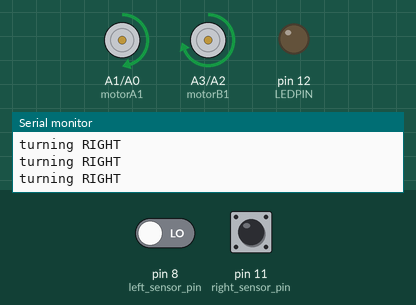
Simulated run of this sketch. Board: Arduino Uno, built with avr-gcc and run on an emulated ATmega328P. Parts: motor-driver pin pairs drawn as motors (green arrow = first pin HIGH = forward, orange = second pin HIGH = backward, longer = more drive, scaled by the enable pin), output pins drawn as LEDs (lit = HIGH), the last lines printed to the serial monitor. The test bench sets the inputs (shaded band); at power-on: pin 8 (left_sensor_pin) LOW, pin 11 (right_sensor_pin) HIGH.

Above: at 4.2 s.
4.3 s: pin 8 (left_sensor_pin) driven HIGH
At 5.6 s:
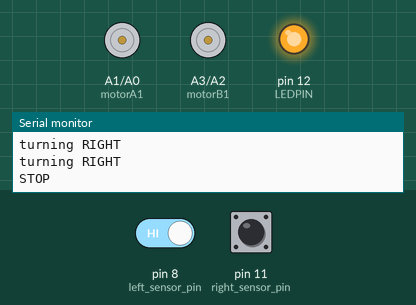
7.3 s: pin 11 (right_sensor_pin) driven LOW
At 8.6 s:
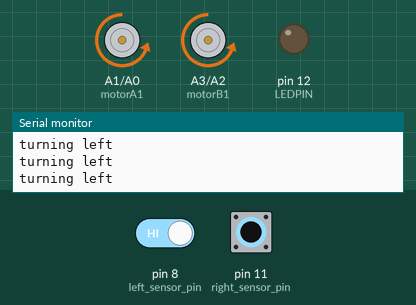
9.8 s: pin 8 (left_sensor_pin) driven LOW
At 11.0 s:
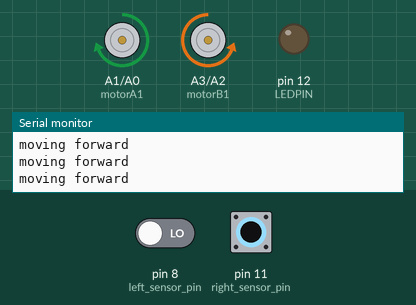
11.3 s: pin 11 (right_sensor_pin) driven HIGH
At 12.2 s:
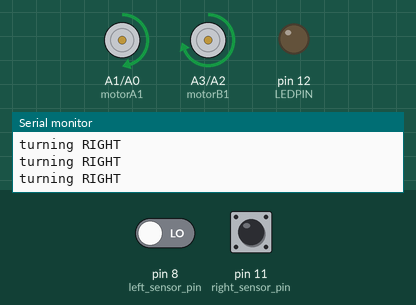
12.8 s: pin 11 (right_sensor_pin) pulsed LOW 5 times (0.12 s each, 0.3 s apart)
At 13.03 s:
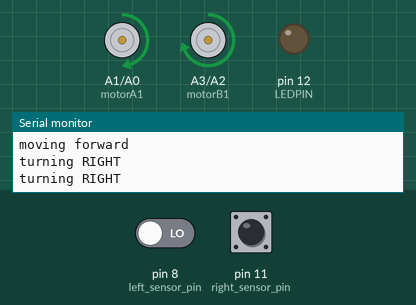
17.3 s: pin 8 (left_sensor_pin) driven HIGH and pin 11 (right_sensor_pin) driven LOW
At 17.9 s:
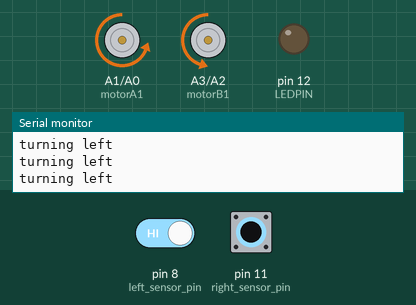
Timing chart, 0 to 20.3 s (numbered marks = the images above; inputs shaded):
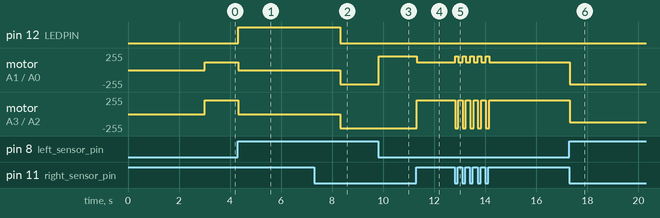

Measured:
- after the input at 4.3 s, pin 12 (LEDPIN): LOW → HIGH at once; motor on A1 (motorA1) / A0 (motorA2): forward 120/255 → stopped at once; motor on A3 (motorB1) / A2 (motorB2): forward 210/255 → stopped at once
- after the input at 7.3 s, pin 12 (LEDPIN): HIGH → LOW after 1.0 s; motor on A1 (motorA1) / A0 (motorA2), motor on A3 (motorB1) / A2 (motorB2): stopped → backward 210/255 after 1.0 s
- after the input at 9.8 s, motor on A1 (motorA1) / A0 (motorA2): backward 210/255 → forward 210/255 at once
- after the input at 11.3 s, motor on A1 (motorA1) / A0 (motorA2): forward 210/255 → forward 120/255 at once; motor on A3 (motorB1) / A2 (motorB2): backward 210/255 → forward 210/255 at once
- after the input at 17.3 s, motor on A1 (motorA1) / A0 (motorA2): forward 120/255 → backward 210/255 at once; motor on A3 (motorB1) / A2 (motorB2): forward 210/255 → backward 120/255 at once

The sketch:

LINE_FOLLOWER_ROBOT.ino
```cpp
#define vSpeed  210      // MAX 255
#define turn_speed  120    // MAX 255
#define turn_delay  8

//L293 Connection
// A = LEFT MOTOR
//B == RIGHT MOTOR
 #define motorA1 A1
 #define motorA2 A0
 #define motorAspeed 9
 #define motorB1 A3
 #define motorB2 A2
 #define motorBspeed 10
 #define LEDPIN 12

//Sensor Connection
 #define left_sensor_pin 8
 #define right_sensor_pin 11


  int left_sensor_state;
  int right_sensor_state;

void setup() {
  pinMode(motorA1, OUTPUT);
  pinMode(motorA2, OUTPUT);
  pinMode(motorB1, OUTPUT);
  pinMode(motorB2, OUTPUT);
  pinMode(LEDPIN,OUTPUT);

  Serial.begin(9600);

  delay(3000);

}

void loop() {
left_sensor_state = digitalRead(left_sensor_pin);
right_sensor_state = digitalRead(right_sensor_pin);

if(right_sensor_state==0){
  if(left_sensor_state !=0)
{
  Serial.println("turning left");

  digitalWrite (motorA1,LOW);
  digitalWrite(motorA2,HIGH);
  digitalWrite (motorB1,LOW);
  digitalWrite(motorB2,HIGH);

  analogWrite (motorAspeed, vSpeed);
  analogWrite (motorBspeed, turn_speed);

  }
  else{
     Serial.println("moving forward");
  digitalWrite (motorA2,LOW);
  digitalWrite(motorA1,HIGH);
  digitalWrite (motorB2,HIGH);
  digitalWrite(motorB1,LOW);

  analogWrite (motorAspeed, vSpeed);
  analogWrite (motorBspeed, vSpeed);
  }
  }
else{
if(left_sensor_state !=0)
{
   Serial.println("STOP");

  analogWrite (motorAspeed, 0);
  analogWrite (motorBspeed, 0);
  digitalWrite(LEDPIN,HIGH);
  delay(2000);
  digitalWrite(LEDPIN,LOW);

}
else{
  Serial.println("turning RIGHT");

  digitalWrite (motorA1,HIGH);
  digitalWrite(motorA2,LOW);
  digitalWrite (motorB1,HIGH);
  digitalWrite(motorB2,LOW);

  analogWrite (motorAspeed, turn_speed);
  analogWrite (motorBspeed, vSpeed);

  delay(turn_delay);
}
  }
}
```
